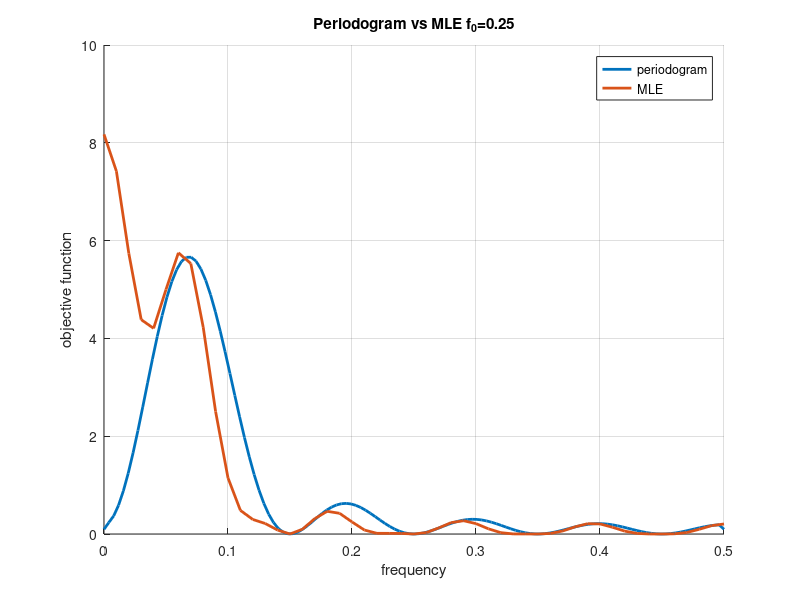

Source code (MATLAB):
close all; clear all; clc;
N = 10;
n = [0:1:N-1];

f0 = 0.05
x = cos(2*pi*f0*n);
N = length(x);
[pxx,w] = periodogram(x);
hold on;
plot(w/(2*pi),6*pxx,'LineWidth',2)
%Now plot exact MLE
M=[];
for f = 0:0.01:0.5
    x = cos(2*pi*f*n);
    x = x';
    c = cos(2*pi*f0*n);
    s = sin(2*pi*f0*n);
    H = [c',s'];
    temp = inv(H'*H);
    MLE = x'*H*temp*H'*x;
    M = [M,MLE];
end
f=[0:0.01:0.5]
plot(f,M,'LineWidth',2);
hold off;
legend('periodogram','MLE')
grid
xlabel('frequency')
ylabel('objective function')
title('Periodogram vs MLE f_0=0.25')
